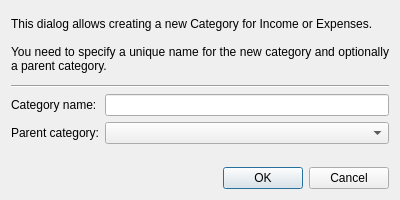
<?xml version="1.0" encoding="UTF-8"?>
<ui version="4.0">
 <class>AddCategoryDialog</class>
 <widget class="QDialog" name="AddCategoryDialog">
  <property name="windowModality">
   <enum>Qt::ApplicationModal</enum>
  </property>
  <property name="geometry">
   <rect>
    <x>0</x>
    <y>0</y>
    <width>400</width>
    <height>200</height>
   </rect>
  </property>
  <property name="windowTitle">
   <string>Add new Category</string>
  </property>
  <layout class="QVBoxLayout" name="verticalLayout">
   <item>
    <widget class="QLabel" name="label_helpText">
     <property name="text">
      <string>This dialog allows creating a new Category for Income or Expenses.

You need to specify a unique name for the new category and optionally a parent category.</string>
     </property>
     <property name="alignment">
      <set>Qt::AlignJustify|Qt::AlignVCenter</set>
     </property>
     <property name="wordWrap">
      <bool>true</bool>
     </property>
    </widget>
   </item>
   <item>
    <widget class="Line" name="line">
     <property name="orientation">
      <enum>Qt::Horizontal</enum>
     </property>
    </widget>
   </item>
   <item>
    <layout class="QFormLayout" name="formLayout">
     <item row="0" column="0">
      <widget class="QLabel" name="label">
       <property name="text">
        <string>Category name:</string>
       </property>
      </widget>
     </item>
     <item row="0" column="1">
      <widget class="QLineEdit" name="lineEdit_categoryName"/>
     </item>
     <item row="1" column="0">
      <widget class="QLabel" name="label_2">
       <property name="text">
        <string>Parent category:</string>
       </property>
      </widget>
     </item>
     <item row="1" column="1">
      <widget class="QComboBox" name="comboBox_parentCategory"/>
     </item>
    </layout>
   </item>
   <item>
    <widget class="QDialogButtonBox" name="buttonBox">
     <property name="orientation">
      <enum>Qt::Horizontal</enum>
     </property>
     <property name="standardButtons">
      <set>QDialogButtonBox::Cancel|QDialogButtonBox::Ok</set>
     </property>
    </widget>
   </item>
  </layout>
 </widget>
 <resources/>
 <connections/>
</ui>
